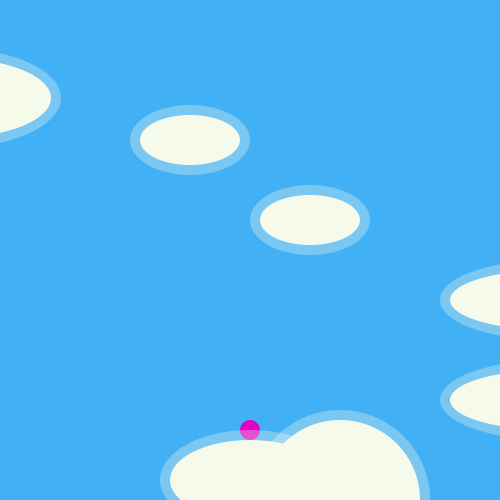
Frame 1 (no input)
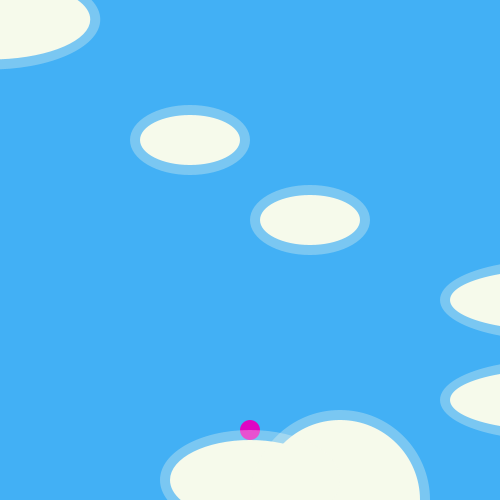
Frame 60 (the mouse pressed at the canvas centre just before this capture)
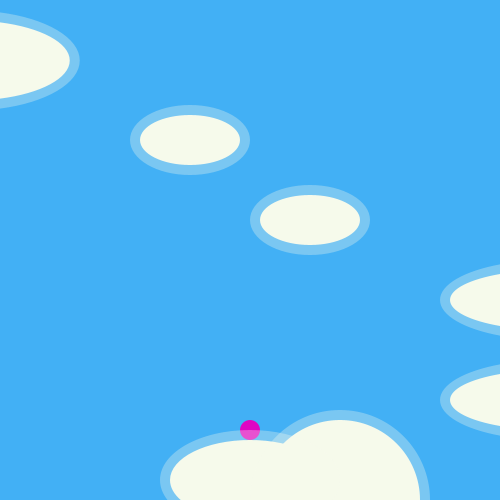
Frame 120 (the mouse held since frame 60 and released just before this capture)

The Processing sketch that drew these frames (run headless with seeded random() and noise(); from frame 60 on, the mouse is pressed at the canvas centre):

// Processing sketch: Processing
// ── Processing.pde
// The Flightless Bird
// By Half-Qilin

class player {
    float x;
    float xMov = 0;
    float yMov = 0;
    float y;
    float r;

    boolean isColliding(ellipseObj ellipseObj) {
        float distX = (this.x - ellipseObj.x) / ellipseObj.w * sqrt(ellipseObj.h);
        float distY = (this.y - ellipseObj.y) / ellipseObj.h * sqrt(ellipseObj.w);
        float locationX = this.x - this.r * (distX / sqrt(distY * distY + distX * distX));
        float locationY = this.y - this.r * (distY / sqrt(distY * distY + distX * distX));
        return ellipseObj.pointInSelf(locationX, locationY);
    }
    
    boolean isColliding(float x, float y, float r) {
        float distX = (this.x - x);
        float distY = (this.y - y);
        float tR = this.r + r;
        return distX * distX + distY * distY < tR * tR;
    }

    boolean uncollide(ellipseObj ellipseObj) {
        float distX = (this.x - ellipseObj.x) / ellipseObj.w;
        float distY = (this.y - ellipseObj.y) / ellipseObj.h;
        float mov = sqrt(distY * distY + distX * distX);
        float movX = distX / mov * 0.01;
        float movY = distY / mov * 0.01;
        while (this.isColliding(ellipseObj)) {
            this.x += movX;
            this.y += movY;
        }
        return Math.abs(distX) < Math.abs(distY) * 2;
    }
    
    boolean uncollide(ellipseObj ellipseObj, float xMaintain) {
        float distX = (this.x - ellipseObj.x) / ellipseObj.w;
        float distY = (this.y - ellipseObj.y) / ellipseObj.h;
        float mov = sqrt(distY * distY + distX * distX);
        float movX = distX / mov * 0.01;
        float movY = distY / mov * 0.01;
        while (this.isColliding(ellipseObj)) {
            this.x = xMaintain;
            this.y += movY;
        }
        return Math.abs(distX) < Math.abs(distY) * 2;
    }

    float getDistRatio(ellipseObj ellipseObj) {
        return ((this.x - ellipseObj.x) / ellipseObj.w) / ((this.y - ellipseObj.y) / ellipseObj.h);
    }

    public player(float x, float y, float r) {
        this.x = x;
        this.y = y;
        this.r = r;
    }
}

class ellipseObj {
    float x;
    float y;
    float w;
    float h;
    float movX;
    float movY;
    int tmr;
    int maxTmr;
    boolean pointInSelf(float locationX, float locationY) {
        float distX = abs(this.x - locationX);
        float distY = abs(this.y - locationY);
        distX /= this.w;
        distY /= this.h;
        return (distX * distX + distY * distY < 1);
    }
    
    void moveObj () {
      x += movX;
      y += movY;
      tmr++;
      if (tmr > maxTmr) {
        tmr = 0;
        movX *= -1;
        movY *= -1;
      }
    }

    public ellipseObj(float x, float y, float w, float h) {
        this.x = x;
        this.y = y;
        this.w = w;
        this.h = h;
        this.movX = 0;
        this.movY = 0;
        this.tmr = 0;
        this.maxTmr = 0;
    }

    public ellipseObj(float x, float y, float w, float h, float movX, float movY, int maxTmr) {
        this.x = x;
        this.y = y;
        this.w = w;
        this.h = h;
        this.movX = movX;
        this.movY = movY;
        this.tmr = 0;
        this.maxTmr = maxTmr;
    }
}

player playerObj = null;
ellipseObj[] ellipseObjs;

class level {
    ellipseObj[] ellipseObjsInternal;
    float playerStartX, playerStartY, playerSize;
    float maxY, minX, maxX, minY;
    float endX, endY, endR;
    int exitTo = 0;

    level(ellipseObj[] ellipseObjList, float playerStartX, float playerStartY, float playerSize, float maxY, float minY, float minX, float maxX, float endX, float endY, float endR, int exitTo) {
        this.ellipseObjsInternal = ellipseObjList;
        this.playerStartX = playerStartX;
        this.playerStartY = playerStartY;
        this.playerSize = playerSize;
        this.maxY = maxY;
        this.minY = minY;
        this.maxX = maxX;
        this.minX = minX;
        this.endY = endY;
        this.endX = endX;
        this.endR = endR;
        this.exitTo = exitTo;
    }

    void startLevel() {
        playerObj.x = this.playerStartX;
        playerObj.y = this.playerStartY;
        playerObj.r = this.playerSize;
        playerObj.xMov = 0;
        playerObj.yMov = 0;
        ellipseObjs = this.ellipseObjsInternal;
        scrollX = this.playerStartX;
        scrollY = this.playerStartY;
    }
}


level[] levels = new level[1];
int levelIndex = 0;
float scrollX = 0;
float scrollY = 0;

boolean[] controls = {
    false,
    false,
    false
};

void keyPressed() {
    if (keyCode == 37) controls[0] = true;
    if (keyCode == 39) controls[1] = true;
    if (keyCode == 38) controls[2] = true;
}

void keyReleased() {
    if (keyCode == 37) controls[0] = false;
    if (keyCode == 39) controls[1] = false;
    if (keyCode == 38) controls[2] = false;
}

int timeToJump = 0;

void setup() {
    ellipseMode(RADIUS);
    size(500, 500);
    playerObj = new player(0,0,0);
    ellipseObj[] ellipseGenerator = {
        new ellipseObj(440, 980, 80, 40),
        new ellipseObj(530, 1000, 80, 80),
        new ellipseObj(140, 600, 100, 40, 0.125, -0.25, 400),
        new ellipseObj(740, 900, 100, 30),
        new ellipseObj(940, 850, 40, 20),
        new ellipseObj(740, 800, 100, 30),
        new ellipseObj(500, 720, 50, 25),
        new ellipseObj(380, 640, 50, 25)
    };
    levels[0] = new level(ellipseGenerator, 440, 940, 10, 1000, 0, 0, 1000, 190, 440, 10, 0);
    levels[levelIndex].startLevel();
}

void draw() {
    for (int i = 0; i < 8; i++) {
        playerObj.yMov += 0.03125;
        playerObj.xMov *= pow(0.9, 1 / 4.0f);
        if (controls[0])
            playerObj.xMov -= 1 / 16.0f;
        if (controls[1])
            playerObj.xMov += 1 / 16.0f;
        playerObj.y += playerObj.yMov / 25 * playerObj.r;
        playerObj.x += playerObj.xMov / 25 * playerObj.r;
        timeToJump--;
        for (int j = 0; j < ellipseObjs.length; j++) {
            ellipseObjs[j].moveObj();
            float beforeX = playerObj.x;
            if (playerObj.isColliding(ellipseObjs[j])) {
                if (playerObj.uncollide(ellipseObjs[j])) {
                    if (playerObj.y < ellipseObjs[j].y) {
                        playerObj.yMov = abs(playerObj.getDistRatio(ellipseObjs[j]));
                        timeToJump = 48;
                        playerObj.x = beforeX + ellipseObjs[j].movX;
                        playerObj.uncollide(ellipseObjs[j], playerObj.x);
                        playerObj.y += max(ellipseObjs[j].movY, 0);
                    }
                } else {
                    if (playerObj.x > ellipseObjs[j].x) playerObj.xMov = max(playerObj.xMov, 0);
                    else playerObj.xMov = min(playerObj.xMov, 0);
                }
            }
        }
        if (playerObj.x - playerObj.r < levels[levelIndex].minX) {
            playerObj.x = levels[levelIndex].minX + playerObj.r;
        }
        if (playerObj.x + playerObj.r > levels[levelIndex].maxY) {
            playerObj.x = levels[levelIndex].maxX - playerObj.r;
        }
        if (timeToJump > 0 && controls[2]) {
            playerObj.yMov = -3.5;
            timeToJump = 0;
        }
    }
    float camDistX = (((playerObj.x - scrollX)<0)?-1:1) * sqrt(abs(playerObj.x - scrollX)) * 2;
    float camDistY = (((playerObj.y - scrollY)<0)?-1:1) * sqrt(abs(playerObj.y - scrollY)) * 2;
    float deltaX = playerObj.x - scrollX;
    float deltaY = playerObj.y - scrollY;
    scrollX += camDistX;
    scrollY += camDistY;
    if ((deltaX > 0) != ((playerObj.x - scrollX) > 0)) scrollX = playerObj.x;
    if ((deltaY > 0) != ((playerObj.y - scrollY) > 0)) scrollY = playerObj.y;
    scrollX = min(levels[levelIndex].maxX - width/2, max(levels[levelIndex].minX + width/2, scrollX));
    scrollY = min(levels[levelIndex].maxY - height/2, max(levels[levelIndex].minY + height/2, scrollY));
    pushMatrix();
    noStroke();
    translate(width/2-scrollX, height/2-scrollY);
    background(66, 176, 245);
    fill(246, 250, 235);
    for (int j = 0; j < ellipseObjs.length; j++) {
        ellipse(ellipseObjs[j].x, ellipseObjs[j].y, ellipseObjs[j].w, ellipseObjs[j].h);
    }
    fill(224, 4, 195);
    circle(playerObj.x, playerObj.y, playerObj.r);
    fill(224, 4, 195);
    circle(levels[levelIndex].endX, levels[levelIndex].endY, levels[levelIndex].endR);
    fill(246, 250, 235, 80);
    for (int j = 0; j < ellipseObjs.length; j++) {
        ellipse(ellipseObjs[j].x, ellipseObjs[j].y, ellipseObjs[j].w + 10, ellipseObjs[j].h + 10);
    }
    if (playerObj.isColliding(levels[levelIndex].endX, levels[levelIndex].endY, levels[levelIndex].endR)) {
      levelIndex = levels[levelIndex].exitTo;
      levels[levelIndex].startLevel();
    }
    if (playerObj.y - playerObj.r > levels[levelIndex].maxY) levels[levelIndex].startLevel();
    popMatrix();
}
